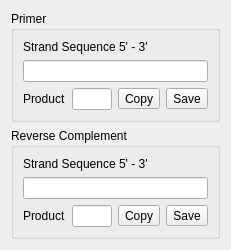
<?xml version="1.0" encoding="UTF-8"?>
<ui version="4.0">
 <class>primerfound</class>
 <widget class="QWidget" name="primerfound">
  <property name="geometry">
   <rect>
    <x>0</x>
    <y>0</y>
    <width>203</width>
    <height>232</height>
   </rect>
  </property>
  <property name="windowTitle">
   <string>Primer Found</string>
  </property>
  <property name="windowIcon">
   <iconset resource="icons.qrc">
    <normaloff>:/icons/icons/shape_group.png</normaloff>:/icons/icons/shape_group.png</iconset>
  </property>
  <layout class="QVBoxLayout" name="verticalLayout_5">
   <item>
    <widget class="QGroupBox" name="groupBox">
     <property name="title">
      <string>Primer</string>
     </property>
     <layout class="QVBoxLayout" name="verticalLayout_3">
      <item>
       <layout class="QVBoxLayout" name="verticalLayout_2">
        <item>
         <widget class="QLabel" name="label">
          <property name="text">
           <string>Strand Sequence 5' - 3'</string>
          </property>
         </widget>
        </item>
        <item>
         <widget class="QLineEdit" name="lineEditPrimer1"/>
        </item>
       </layout>
      </item>
      <item>
       <layout class="QHBoxLayout" name="horizontalLayout">
        <item>
         <widget class="QLabel" name="label_2">
          <property name="text">
           <string>Product</string>
          </property>
         </widget>
        </item>
        <item>
         <widget class="QLineEdit" name="lineEditProduct1">
          <property name="sizePolicy">
           <sizepolicy hsizetype="Minimum" vsizetype="Fixed">
            <horstretch>0</horstretch>
            <verstretch>0</verstretch>
           </sizepolicy>
          </property>
          <property name="maximumSize">
           <size>
            <width>40</width>
            <height>16777215</height>
           </size>
          </property>
         </widget>
        </item>
        <item>
         <spacer name="horizontalSpacer">
          <property name="orientation">
           <enum>Qt::Horizontal</enum>
          </property>
          <property name="sizeHint" stdset="0">
           <size>
            <width>314</width>
            <height>17</height>
           </size>
          </property>
         </spacer>
        </item>
        <item>
         <widget class="QToolButton" name="toolButton">
          <property name="text">
           <string>Copy</string>
          </property>
          <property name="icon">
           <iconset resource="icons.qrc">
            <normaloff>:/icons/icons/page_copy.png</normaloff>:/icons/icons/page_copy.png</iconset>
          </property>
         </widget>
        </item>
        <item>
         <widget class="QToolButton" name="toolButton_4">
          <property name="text">
           <string>Save</string>
          </property>
          <property name="icon">
           <iconset resource="icons.qrc">
            <normaloff>:/icons/icons/disk.png</normaloff>:/icons/icons/disk.png</iconset>
          </property>
         </widget>
        </item>
       </layout>
      </item>
     </layout>
    </widget>
   </item>
   <item>
    <widget class="QGroupBox" name="groupBox_2">
     <property name="title">
      <string>Reverse Complement</string>
     </property>
     <layout class="QVBoxLayout" name="verticalLayout_4">
      <item>
       <layout class="QVBoxLayout" name="verticalLayout">
        <item>
         <widget class="QLabel" name="label_3">
          <property name="text">
           <string>Strand Sequence 5' - 3'</string>
          </property>
         </widget>
        </item>
        <item>
         <widget class="QLineEdit" name="lineEditPrimer2"/>
        </item>
       </layout>
      </item>
      <item>
       <layout class="QHBoxLayout" name="horizontalLayout_2">
        <item>
         <widget class="QLabel" name="label_4">
          <property name="text">
           <string>Product</string>
          </property>
         </widget>
        </item>
        <item>
         <widget class="QLineEdit" name="lineEditProduct2">
          <property name="sizePolicy">
           <sizepolicy hsizetype="Fixed" vsizetype="Fixed">
            <horstretch>0</horstretch>
            <verstretch>0</verstretch>
           </sizepolicy>
          </property>
          <property name="maximumSize">
           <size>
            <width>40</width>
            <height>16777215</height>
           </size>
          </property>
         </widget>
        </item>
        <item>
         <spacer name="horizontalSpacer_2">
          <property name="orientation">
           <enum>Qt::Horizontal</enum>
          </property>
          <property name="sizeHint" stdset="0">
           <size>
            <width>999</width>
            <height>20</height>
           </size>
          </property>
         </spacer>
        </item>
        <item>
         <widget class="QToolButton" name="toolButton_2">
          <property name="text">
           <string>Copy</string>
          </property>
          <property name="icon">
           <iconset resource="icons.qrc">
            <normaloff>:/icons/icons/page_copy.png</normaloff>:/icons/icons/page_copy.png</iconset>
          </property>
         </widget>
        </item>
        <item>
         <widget class="QToolButton" name="toolButton_3">
          <property name="text">
           <string>Save</string>
          </property>
          <property name="icon">
           <iconset resource="icons.qrc">
            <normaloff>:/icons/icons/disk.png</normaloff>:/icons/icons/disk.png</iconset>
          </property>
         </widget>
        </item>
       </layout>
      </item>
     </layout>
    </widget>
   </item>
  </layout>
 </widget>
 <resources>
  <include location="icons.qrc"/>
 </resources>
 <connections/>
</ui>
